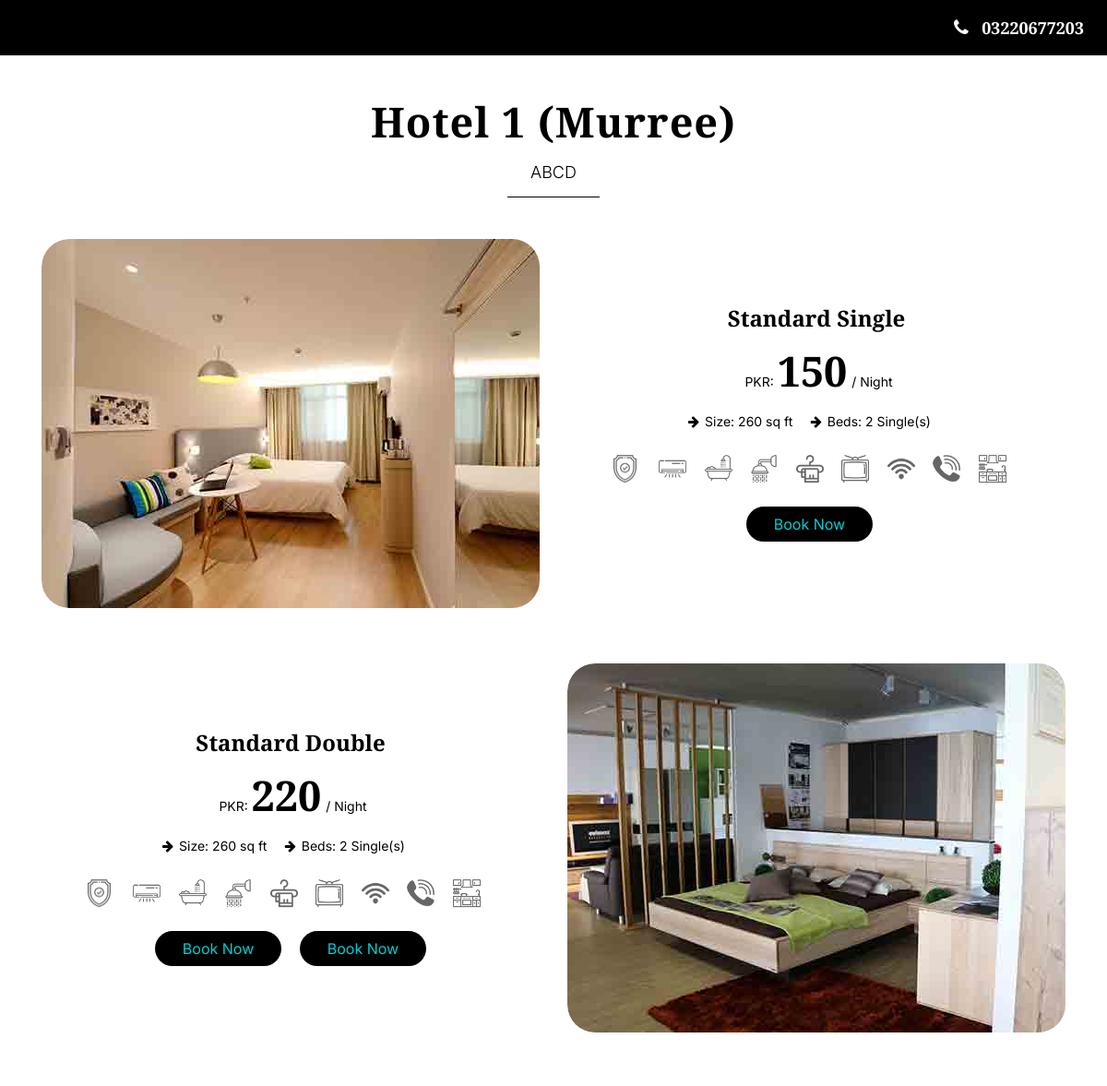
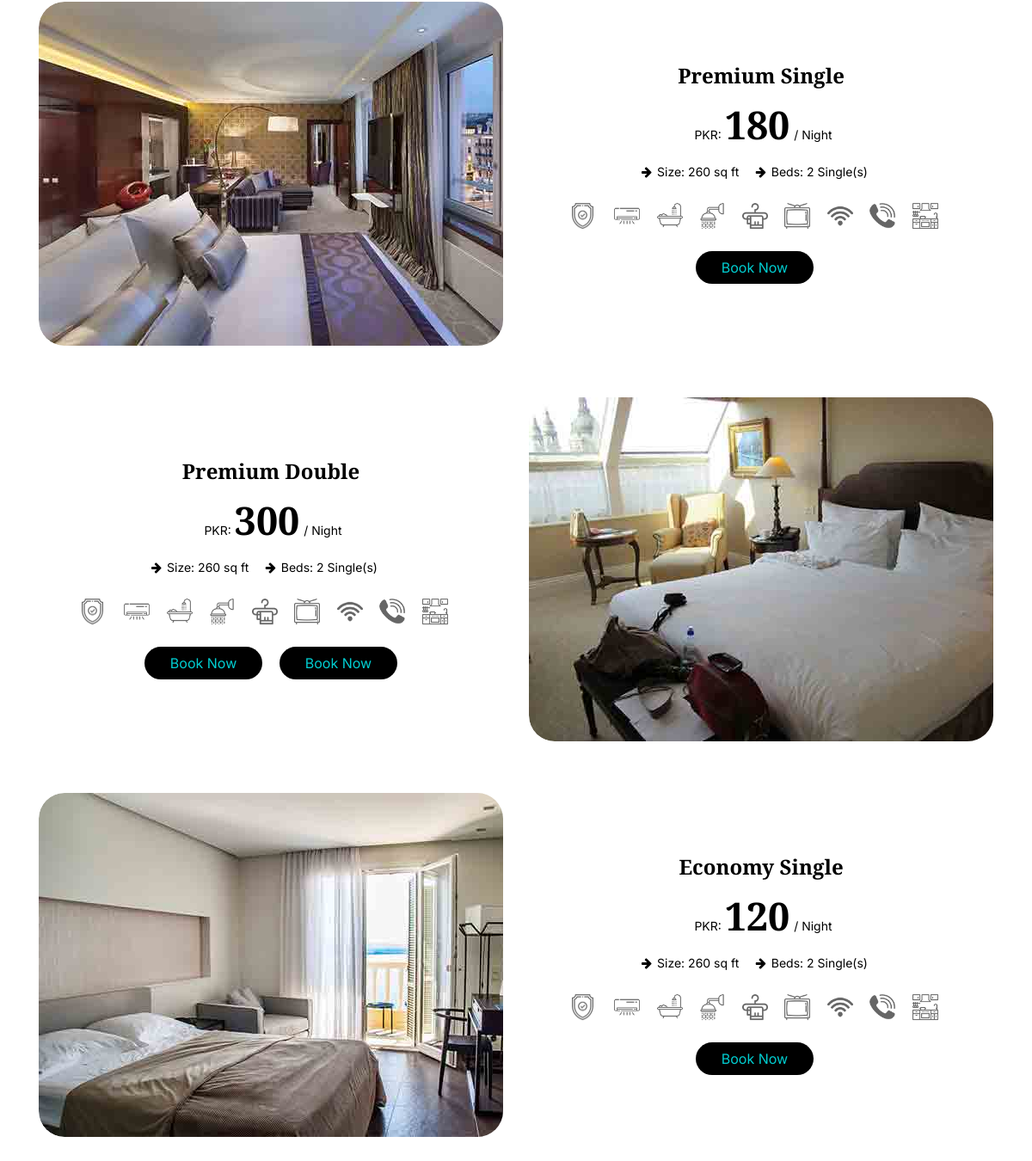
The page /hotel/index.php?hotel=1 on the database its author committed (2 pictures, top to bottom).
### tables this page shows
CREATE TABLE `hotels` (
  `hotel_id` int NOT NULL,
  `hotel_name` varchar(255) DEFAULT NULL,
  `hotel_star` int DEFAULT NULL,
  `hotel_detail` varchar(255) DEFAULT NULL,
  `hotel_city` varchar(255) DEFAULT NULL,
  `hotel_days` int DEFAULT NULL,
  `hotel_persons` int DEFAULT NULL,
  `hotel_pic` int DEFAULT NULL,
  `hotel_price` int NOT NULL DEFAULT '0',
  `hotel_number` varchar(255) DEFAULT NULL,
  `hotel_approve` int NOT NULL DEFAULT '0'
);

CREATE TABLE `hotel_details` (
  `hd_id` int NOT NULL,
  `hd_hotel_id` int NOT NULL,
  `hd_name` varchar(255) DEFAULT NULL,
  `hd_price` int DEFAULT '0',
  `hd_beds` int DEFAULT NULL,
  `hd_pic` varchar(255) DEFAULT NULL
);

### admin/functions/main-function.php (called while the page is built, shortened)
    <?php
function display_where($table, $condition)
{
    include "connection.php";
    $where = "";
    foreach ($condition as $ind => $val) {
        $where .= $ind . "='" . $val . "' AND ";
    }
    $where = substr($where, 0, -5);
    $query = "SELECT * FROM " . $table . " WHERE " . $where;
    $results = mysqli_query($connect, $query);
    if (mysqli_num_rows($results) > 0) {
        while ($data = mysqli_fetch_array($results)) {
            $ary[] = $data;
        }
        return $ary;
    } else {
        return false;
    }
}

### hotel/function.php (called while the page is built)
<?php
include("../admin/functions/main-function.php");
$hotel_id = $_REQUEST['hotel'];
$number_con = array(
    'hotel_id' => $hotel_id
);
$hotel = display_where("hotels", $number_con);
$hotel_detail_con = array(
    'hd_hotel_id' => $hotel_id
);
$hotel_detail = display_where('hotel_details', $hotel_detail_con);

### hotel/index.php (the view, shortened to what this page needs)
<?php include("function.php"); ?>
<!DOCTYPE html>
<html lang="en">
<head>
    <link href="vendor/bootstrap/css/bootstrap.min.css" rel="stylesheet">
    <link href="vendor/font-awesome/css/font-awesome.min.css" rel="stylesheet">
    <link href="vendor/slick/slick.css" rel="stylesheet">
    <link href="vendor/slick/slick-theme.css" rel="stylesheet">
    <link href="vendor/tempusdominus/css/tempusdominus-bootstrap-4.min.css" rel="stylesheet" />
    <link href="css/hover-style.css" rel="stylesheet">
    <link href="css/style.css" rel="stylesheet">
</head>
<body>
    <?php
    if (isset($_REQUEST['hotel'])) {
    ?>
        <header id="header">
            <div class="phone"><i class="fa fa-phone text-white"></i>
                <?php
                foreach ($hotel as $number) {
                    ?>
                    <a href="http://wa.me/<?php echo $number['hotel_number']; ?>" target="_blank" style="color: #fff !important;" rel="noopener noreferrer"><?php echo $number['hotel_number']; ?></a>
                    <?php
                }
                ?>
            </div>
        </header>
        <div id="rooms">
            <div class="container">
                <div class="section-header">
                        <?php
                            if($hotel){
                                foreach ($hotel as $number) {
                                    ?>
                                    <h2><?php echo $number['hotel_name']." (".$number['hotel_city'].")"; ?></h2>
                                    <p><?php echo $number['hotel_detail']; ?></p>
                                    <?php
                                }
                            }
                        ?>
                </div>
                <div class="row">
                    <?php
                    $no = 1;
                    if($hotel_detail){
                        foreach ($hotel_detail as $hotel) {
                            if ($no % 2 == 1) {
                                $no++;
                                ?>
                                <div class="col-md-12 room">
                                    <div class="row">
                                        <div class="col-md-6">
                                            <div class="room-img">
                                                <img src="img/room/<?php echo $hotel['hd_pic']; ?>">
                                            </div>
                                        </div>
                                        <div class="col-md-6">
                                            <div class="room-des">
                                                <h3><?php echo $hotel['hd_name']; ?></h3>
                                                <h1><span>PKR: </span><?php echo $hotel['hd_price']; ?><span>/ Night</span></h1>
                                                <ul class="room-size">
                                                    <li><i class="fa fa-arrow-right"></i>Size: 260 sq ft </li>
                                                    <li><i class="fa fa-arrow-right"></i>Beds: <?php echo $hotel['hd_beds']; ?> Single(s) </li>
                                                </ul>
                                                <ul class="room-icon">
                                                    <li class="icon-1"></li>
                                                    <li class="icon-2"></li>
                                                    <li class="icon-3"></li>
                                                    <li class="icon-4"></li>
                                                    <li class="icon-5"></li>
                                                    <li class="icon-6"></li>
                                                    <li class="icon-7"></li>
                                                    <li class="icon-8"></li>
                                                    <li class="icon-10"></li>
                                                </ul>
                                                <div class="room-link">
                                                    <a href="<?php echo $hotel['hd_id']; ?>">Book Now</a>
                                                </div>
                                            </div>
                                        </div>
                                    </div>
                                </div>
                                <?php
                            } else {
                                $no++;
                                ?>
                                    <div class="col-md-12 room">
                                        <div class="row">
                                            <div class="col-md-6">
                                                <div class="room-des">
                                                    <h3><?php echo $hotel['hd_name']; ?></h3>
                                                    <h1><span>PKR: </span><?php echo $hotel['hd_price']; ?><span>/ Night</span></h1>
                                                    <ul class="room-size">
                                                        <li><i class="fa fa-arrow-right"></i>Size: 260 sq ft </li>
                                                        <li><i class="fa fa-arrow-right"></i>Beds: <?php echo $hotel['hd_beds']; ?> Single(s) </li>
                                                    </ul>
                                                    <ul class="room-icon">
                                                        <li class="icon-1"></li>
                                                        <li class="icon-2"></li>
                                                        <li class="icon-3"></li>
                                                        <li class="icon-4"></li>
                                                        <li class="icon-5"></li>
                                                        <li class="icon-6"></li>
                                                        <li class="icon-7"></li>
                                                        <li class="icon-8"></li>
                                                        <li class="icon-10"></li>
                                                    </ul>
                                                    <div class="room-link">
                                                        <a href="../login.php?hr=h">Book Now</a>
                                                        <a href="<?php echo $hotel['hd_id']; ?>">Book Now</a>
                                                    </div>
                                                </div>
                                            </div>
                                            <div class="col-md-6 d-none d-md-block">
                                                <div class="room-img">
                                                    <img src="img/room/<?php echo $hotel['hd_pic']; ?>">
                                                </div>
                                            </div>
                                        </div>
                                    </div>
                                <?php
                            }
                        }
                    }
                    ?>
                </div>
            </div>
        </div>
    <?php
    }
    ?>
</body>
</html>

### hotel/css/hover-style.css (style rules this page uses)
body { background-color:#f1f1f2 }

### hotel/css/style.css (style rules this page uses)
* { box-sizing: border-box; }
body { color: #000; font-family: 'Alegreya' , 'Inter'; font-weight: 400; background: #ffffff; }
a { color: #000; transition: 0.5s; }
p { color: #000; font-size: 14px; line-height: 24px; padding: 0; margin: 0 0 15px 0; }
h1, h2, h3, h4, h5, h6 { font-family: 'Alegreya' , 'Inter'; margin: 0; padding: 0; color: #000; font-weight: 700; }
#header { background: #000; position: relative; height: 60px; }
.phone { position: absolute; padding-right: 25px; padding-left: 10px; right: 0; color: #fff; line-height: 60px; cursor: pointer; transition: color .25s ease; font-family: 'Alegreya' , 'Inter'; font-size: 18px; font-weight: 700; }
.phone i { padding-right: 10px; font-size: 20px; }
.section-header { position: relative; max-width: 700px; margin: 0 auto; text-align: center; margin-bottom: 45px; padding-bottom: 15px; }
.section-header::after { position: absolute; content: ''; width: 100px; height: 1px; bottom: 0; left: calc(50% - 50px); background: #000; z-index: 99; }
.section-header h2 { font-size: 45px; font-weight: 700; letter-spacing: 1px; margin-bottom: 15px; }
.section-header p { margin: 0; font-size: 18px; font-weight: 300; line-height: 25px; }
#rooms { position: relative; padding: 45px 0 0 0; }
#rooms .room { margin-bottom: 60px; }
#rooms .room-img, #rooms .room-des { position: relative; top: 50%; -moz-transform: translateY(-50%); -webkit-transform: translateY(-50%); transform: translateY(-50%); }
#rooms .room-des { width: 100%; text-align: center; }
#rooms .room-img { border-radius: 30px; overflow: hidden; }
#rooms .room-img img { border-radius: 30px; transition: 0.3s; }
#rooms .room-des h3 { font-size: 24px; margin-bottom: 15px; }
#rooms .room-des h1 { font-size: 45px; margin-bottom: 15px; }
#rooms .room-des h1 span { margin-left: 5px; font-size: 14px; font-weight: 400; }
#rooms .room-size { margin: 0 0 25px 0; padding: 0; }
#rooms .room-size li { display: inline-block; font-size: 14px; margin-right: 15px; list-style-type: none; }
#rooms .room-size li i { margin-right: 6px; }
#rooms .room-icon { margin: 0; padding: 0; position: relative; width: 100%; }
#rooms .room-icon li { list-style-type: none; display: inline-block; width: 30px; height: 30px; margin-right: 15px; margin-bottom: 15px; cursor: pointer; background-repeat: no-repeat; background-size: contain; transition: 0.5s; }
#rooms .room-icon li.icon-1 { background-image: url(../img/icon/shield.png); }
#rooms .room-icon li.icon-2 { background-image: url(../img/icon/air-conditioner.png); }
#rooms .room-icon li.icon-3 { background-image: url(../img/icon/bathtub.png); }
#rooms .room-icon li.icon-4 { background-image: url(../img/icon/shower.png); }
#rooms .room-icon li.icon-5 { background-image: url(../img/icon/towel.png); }
#rooms .room-icon li.icon-6 { background-image: url(../img/icon/television.png); }
#rooms .room-icon li.icon-7 { background-image: url(../img/icon/wifi.png); }
#rooms .room-icon li.icon-8 { background-image: url(../img/icon/call.png); }
#rooms .room-icon li.icon-10 { background-image: url(../img/icon/kitchen.png); }
#rooms .room-link { position: relative; width: 100%; margin-top: 5px; }
#rooms .room-link a { display: inline-block; padding: 7px 30px; color: #00CED1; border-radius: 30px; background: #000; }
#rooms .room-link a:first-child { margin-right: 15px; }

### rows shown on the page
hotels: hotel_number "03220677203", hotel_name "Hotel 1", hotel_city "Murree", hotel_detail "ABCD"
hotel_details: hd_pic (picture), hd_name "Standard Single", hd_price "150", hd_beds "2"
hotel_details: hd_name "Standard Double", hd_price "220", hd_beds "2", hd_pic (picture)
hotel_details: hd_pic (picture), hd_name "Premium Single", hd_price "180", hd_beds "2"
hotel_details: hd_name "Premium Double", hd_price "300", hd_beds "2", hd_pic (picture)
hotel_details: hd_pic (picture), hd_name "Economy Single", hd_price "120", hd_beds "2"
